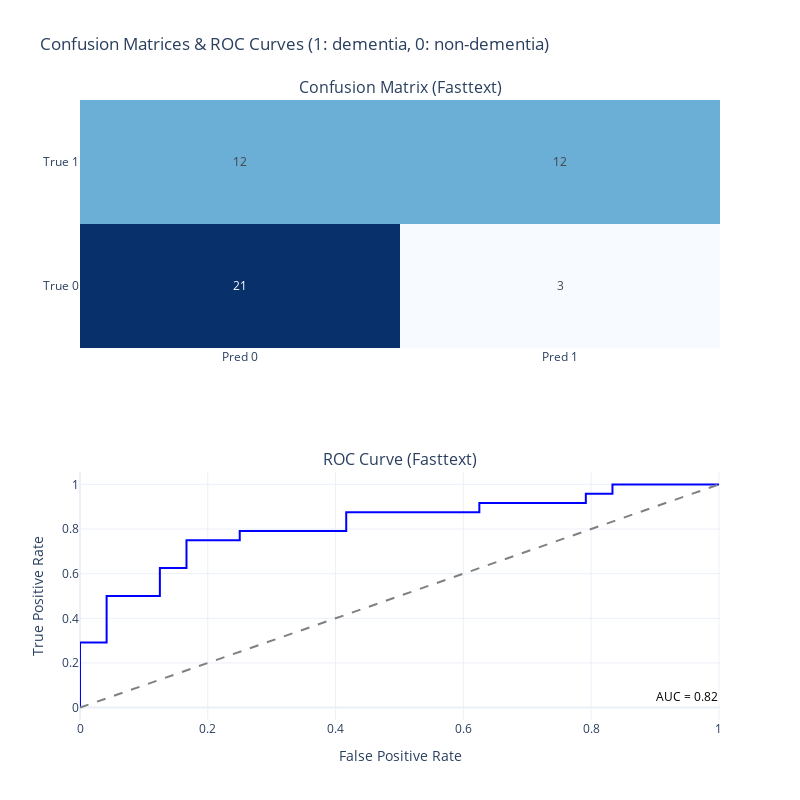

The notebook cell saved with this chart:
### Code cell
plot_confusion_matrices_with_roc_fasttext(model, clean_texts_test, y_test, "Fasttext")

### Figure 1 — Plotly figure (JSON) as saved in the notebook; plotly's stock layout.template omitted (floating-point values rounded to 4 significant figures)
{"data": [{"colorscale": [[0, "rgb(247,251,255)"], [0.125, "rgb(222,235,247)"], [0.25, "rgb(198,219,239)"], [0.375, "rgb(158,202,225)"], [0.5, "rgb(107,174,214)"], [0.625, "rgb(66,146,198)"], [0.75, "rgb(33,113,181)"], [0.875, "rgb(8,81,156)"], [1, "rgb(8,48,107)"]], "showscale": false, "text": [[21, 3], [12, 12]], "texttemplate": "%{text}", "type": "heatmap", "x": ["Pred 0", "Pred 1"], "xaxis": "x", "y": ["True 0", "True 1"], "yaxis": "y", "z": [[21, 3], [12, 12]]}, {"line": {"color": "blue"}, "mode": "lines", "name": "Fasttext AUC = 0.82", "type": "scatter", "x": [0.0, 0.0, 0.0, 0.04167, 0.04167, 0.125, 0.125, 0.1667, 0.1667, 0.25, 0.25, 0.4167, 0.4167, 0.625, 0.625, 0.7917, 0.7917, 0.8333, 0.8333, 1.0], "xaxis": "x2", "y": [0.0, 0.04167, 0.2917, 0.2917, 0.5, 0.5, 0.625, 0.625, 0.75, 0.75, 0.7917, 0.7917, 0.875, 0.875, 0.9167, 0.9167, 0.9583, 0.9583, 1.0, 1.0], "yaxis": "y2"}, {"line": {"color": "gray", "dash": "dash"}, "mode": "lines", "showlegend": false, "type": "scatter", "x": [0, 1], "xaxis": "x2", "y": [0, 1], "yaxis": "y2"}], "layout": {"annotations": [{"font": {"size": 16}, "showarrow": false, "text": "Confusion Matrix (Fasttext)", "x": 0.5, "xanchor": "center", "xref": "paper", "y": 1, "yanchor": "bottom", "yref": "paper"}, {"font": {"size": 16}, "showarrow": false, "text": "ROC Curve (Fasttext)", "x": 0.5, "xanchor": "center", "xref": "paper", "y": 0.4, "yanchor": "bottom", "yref": "paper"}, {"align": "right", "font": {"color": "black", "size": 12}, "showarrow": false, "text": "AUC = 0.82", "x": 0.95, "xref": "x2", "y": 0.05, "yref": "y2"}], "height": 800, "showlegend": false, "title": {"text": "Confusion Matrices & ROC Curves (1: dementia, 0: non-dementia)"}, "width": 800, "xaxis": {"anchor": "y", "domain": [0, 1]}, "xaxis2": {"anchor": "y2", "domain": [0, 1], "title": {"text": "False Positive Rate"}}, "yaxis": {"anchor": "x", "domain": [0.6, 1]}, "yaxis2": {"anchor": "x2", "domain": [0, 0.4], "title": {"text": "True Positive Rate"}}}}
